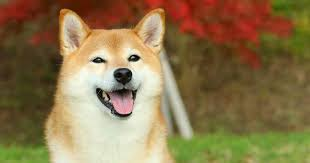
#> input picture semana_10_1_extraccion_caracteristicas_sift_orb/python/image_test.jpeg, 310 x 163 px
$ jupyter execute notebook.ipynb
#> lines starting #> are read from the running program, lines starting #| are printed output that depends on the picture
# Taller - Extracción de Caracteristicas con SIFT y ORB

Notebook en Python para extraer y comparar caracteristicas con Harris, SIFT y ORB.

## 1. Configurar dependencias y rutas de trabajo

[cell 1]
import os
import time

import cv2
import numpy as np
import matplotlib.pyplot as plt

MEDIA_DIR = os.path.join("..", "media")
os.makedirs(MEDIA_DIR, exist_ok=True)

BASE_IMAGE_PATH = os.path.join(MEDIA_DIR, "base_scene.png")

## 2. Cargar imagen de prueba y preprocesar

Se genera una imagen sintetica si no existe, luego se carga desde disco y se convierte a escala de grises.

[cell 2]
user_image_name = "image_test.jpeg"

candidate_paths = [
    os.path.join(os.getcwd(), user_image_name),
    os.path.join(os.getcwd(), "python", user_image_name),
]

base_path = None
for candidate in candidate_paths:
    if os.path.exists(candidate):
        base_path = candidate
        break

if base_path is None:
    raise FileNotFoundError(
        "No se encontro image_test.jpeg. Colocala en la carpeta python y vuelve a ejecutar."
    )

img_bgr = cv2.imread(base_path)
#> img_bgr is the input picture: shape (163, 310, 3); mean B, G, R 77.4, 117.9, 139.2
if img_bgr is None:
    raise FileNotFoundError(f"No se pudo cargar la imagen: {base_path}")

img_rgb = cv2.cvtColor(img_bgr, cv2.COLOR_BGR2RGB)
img_gray = cv2.cvtColor(img_bgr, cv2.COLOR_BGR2GRAY)
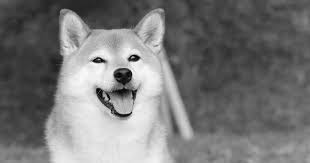
#> img_gray: shape (163, 310); min 0, max 252, mean 119.7

plt.figure(figsize=(6, 4))
plt.imshow(img_rgb)
plt.title(f"Imagen base: {os.path.basename(base_path)}")
plt.axis("off")
plt.tight_layout()
plt.savefig(os.path.join(MEDIA_DIR, "base_scene_display.png"), dpi=150, bbox_inches="tight")
plt.show()

## 3. Detección de esquinas con Harris

Se aplica Harris Corner Detector y se ajustan parametros basicos.

[cell 3]
block_size = 2
ksize = 3
k = 0.04

gray_float = np.float32(img_gray)
harris = cv2.cornerHarris(gray_float, block_size, ksize, k)
harris = cv2.dilate(harris, None)
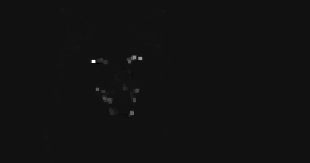
#> harris: shape (163, 310) float32; min -5912471, max 78104624, mean 118149.7; drawn with min black and max white

threshold = 0.01 * harris.max()
#> threshold = 781046.2
harris_vis = img_rgb.copy()
harris_vis[harris > threshold] = [255, 0, 0]
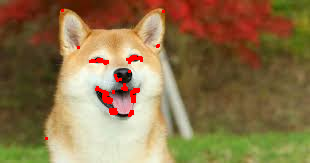
#> harris_vis: shape (163, 310, 3); mean R, G, B 141, 116.6, 76.4

plt.figure(figsize=(6, 4))
plt.imshow(harris_vis)
plt.title("Harris corners")
plt.axis("off")
plt.tight_layout()
plt.savefig(os.path.join(MEDIA_DIR, "harris_corners.png"), dpi=150, bbox_inches="tight")
plt.show()

## 4. SIFT: detección de keypoints y descriptores

Se crean keypoints con escala y orientacion. Se guardan visualizaciones ricas.

[cell 4]
if not hasattr(cv2, "SIFT_create"):
    raise RuntimeError("SIFT no esta disponible. Instala opencv-contrib-python.")

sift = cv2.SIFT_create()
kp_sift, des_sift = sift.detectAndCompute(img_gray, None)
#> kp_sift = 111 keypoints; strongest (x, y, size): (136, 58, 4.9), (99, 92, 5.8), (102, 60, 3.3), (130, 59, 3)

sift_vis = cv2.drawKeypoints(
    img_rgb,
    kp_sift,
    None,
    flags=cv2.DRAW_MATCHES_FLAGS_DRAW_RICH_KEYPOINTS,
)
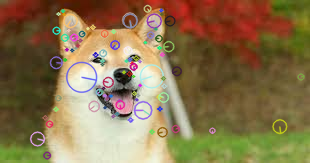
#> sift_vis: shape (163, 310, 3); mean R, G, B 138.1, 117, 79.1

print(f"SIFT keypoints: {len(kp_sift)}")
#| SIFT keypoints: 111

plt.figure(figsize=(6, 4))
plt.imshow(sift_vis)
plt.title("SIFT keypoints")
plt.axis("off")
plt.tight_layout()
plt.savefig(os.path.join(MEDIA_DIR, "sift_keypoints.png"), dpi=150, bbox_inches="tight")
plt.show()

## 5. ORB: detección de keypoints y descriptores

Se crea ORB y se visualizan los keypoints detectados.

[cell 5]
orb = cv2.ORB_create(nfeatures=1000)
kp_orb, des_orb = orb.detectAndCompute(img_gray, None)
#> kp_orb = 381 keypoints; strongest (x, y, size): (138, 57, 31), (138, 58, 37.2), (137, 58, 44.6), (129, 59, 31)

top_k = 200
kp_orb = sorted(kp_orb, key=lambda kp: kp.response, reverse=True)[:top_k]
#> kp_orb = 200 keypoints; strongest (x, y, size): (138, 57, 31), (138, 58, 37.2), (137, 58, 44.6), (129, 59, 31)
kp_orb, des_orb = orb.compute(img_gray, kp_orb)

orb_vis = cv2.drawKeypoints(
    img_rgb,
    kp_orb,
    None,
    color=(0, 255, 0),
    flags=cv2.DRAW_MATCHES_FLAGS_DEFAULT,
 )

print(f"ORB keypoints (top {top_k}): {len(kp_orb)}")
#| ORB keypoints (top 200): 200

plt.figure(figsize=(6, 4))
plt.imshow(orb_vis)
plt.title("ORB keypoints (top)")
plt.axis("off")
plt.tight_layout()
plt.savefig(os.path.join(MEDIA_DIR, "orb_keypoints.png"), dpi=150, bbox_inches="tight")
plt.show()

## 6. Comparación SIFT vs ORB (tiempo y cantidad de keypoints)

Se miden tiempos promedio y se comparan cantidades de keypoints.

[cell 6]
def benchmark(detector, image_gray, runs=10):
#> called with runs = 10
    timings = []
    for _ in range(runs):
        start = time.perf_counter()
        detector.detectAndCompute(image_gray, None)
        timings.append(time.perf_counter() - start)
#> after the loop, timings = [0.0162, 0.0151, 0.0153, 0.015, 0.0152, 0.0148, 0.015, 0.0148, 0.0154, 0.0156]
    return float(np.mean(timings)), float(np.std(timings))

sift_time_mean, sift_time_std = benchmark(sift, img_gray)
#> sift_time_mean = 0.0152; sift_time_std = 0.000396
orb_time_mean, orb_time_std = benchmark(orb, img_gray)
#> orb_time_mean = 0.00153; orb_time_std = 4.41e-05

print("Comparacion de rendimiento")
print(f"SIFT  -> keypoints: {len(kp_sift):4d} | tiempo: {sift_time_mean*1000:.2f} ms (std {sift_time_std*1000:.2f})")
#| SIFT  -> keypoints:  111 | tiempo: 15.23 ms (std 0.40)
print(f"ORB   -> keypoints: {len(kp_orb):4d} | tiempo: {orb_time_mean*1000:.2f} ms (std {orb_time_std*1000:.2f})")
#| ORB   -> keypoints:  200 | tiempo: 1.53 ms (std 0.04)

fig, axes = plt.subplots(1, 2, figsize=(10, 4))

axes[0].bar(["SIFT", "ORB"], [len(kp_sift), len(kp_orb)], color=["steelblue", "seagreen"])
axes[0].set_title("Cantidad de keypoints")
axes[0].set_ylabel("keypoints")

axes[1].bar(["SIFT", "ORB"], [sift_time_mean * 1000, orb_time_mean * 1000], color=["steelblue", "seagreen"])
axes[1].set_title("Tiempo promedio")
axes[1].set_ylabel("ms")

plt.tight_layout()
plt.savefig(os.path.join(MEDIA_DIR, "comparison_time_keypoints.png"), dpi=150, bbox_inches="tight")
plt.show()

## 7. Robustez ante rotación, escala e iluminación

Se generan transformaciones y se comparan los keypoints detectados.

[cell 7]
def rotate_image(img, angle_deg):
#> called with angle_deg = 30
    h, w = img.shape[:2]
#> h = 163; w = 310
    matrix = cv2.getRotationMatrix2D((w / 2, h / 2), angle_deg, 1.0)
    return cv2.warpAffine(img, matrix, (w, h), flags=cv2.INTER_LINEAR, borderMode=cv2.BORDER_REFLECT)
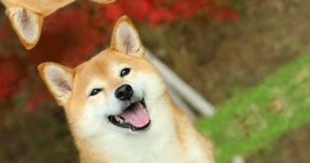
#> returned value: shape (163, 310, 3); mean of channels 0, 1, 2 77.4, 118.8, 139; drawn as B, G, R


def scale_image(img, scale):
#> called with scale = 1.4
    h, w = img.shape[:2]
#> h = 163; w = 310
    resized = cv2.resize(img, (int(w * scale), int(h * scale)), interpolation=cv2.INTER_LINEAR)
    out = np.full_like(img, 20)

    rh, rw = resized.shape[:2]
#> rh = 228; rw = 434
    if scale >= 1.0:
        y0 = (rh - h) // 2
#> y0 = 32
        x0 = (rw - w) // 2
#> x0 = 62
        out = resized[y0 : y0 + h, x0 : x0 + w]
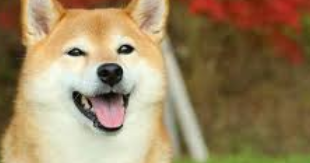
#> out: shape (163, 310, 3); mean B, G, R 97.6, 133.2, 154.7
    else:
        y0 = (h - rh) // 2
        x0 = (w - rw) // 2
        out[y0 : y0 + rh, x0 : x0 + rw] = resized

    return out


def adjust_brightness(img, gamma):
#> called with gamma = 1.6
    inv = 1.0 / gamma
#> inv = 0.625
    table = np.array([(i / 255.0) ** inv * 255 for i in range(256)]).astype("uint8")
#> table = 256 values from 0 to 255
    return cv2.LUT(img, table)
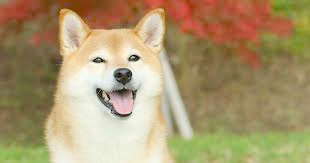
#> returned value: shape (163, 310, 3); mean of channels 0, 1, 2 111.3, 151.3, 170.8; drawn as B, G, R

variants = {
    "rot_30": rotate_image(img_bgr, 30),
    "scale_1_4": scale_image(img_bgr, 1.4),
    "bright_1_6": adjust_brightness(img_bgr, 1.6),
}

variant_names = []
sift_counts = []
orb_counts = []

for name, img_variant in variants.items():
    gray = cv2.cvtColor(img_variant, cv2.COLOR_BGR2GRAY)
    kp_s, _ = sift.detectAndCompute(gray, None)
    kp_o, _ = orb.detectAndCompute(gray, None)

    variant_names.append(name)
    sift_counts.append(len(kp_s))
    orb_counts.append(len(kp_o))
#> this loop made 3 passes
#> name on passes 1 to 3: 'rot_30', 'scale_1_4', 'bright_1_6'
#> pass 1, `gray = cv2.cvtColor(img_variant, cv2.COLOR_BGR2GRAY)`:
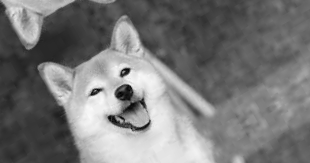
#> gray: shape (163, 310); min 2, max 250, mean 120.1
#> pass 3, `gray = cv2.cvtColor(img_variant, cv2.COLOR_BGR2GRAY)`:
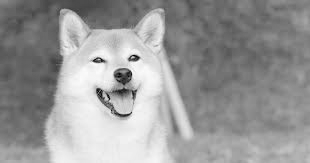
#> gray: shape (163, 310); min 2, max 253, mean 152.6
#> after the loop, orb_counts = [353, 318, 304]; sift_counts = [133, 114, 95]; variant_names = ['rot_30', 'scale_1_4', 'bright_1_6']

x = np.arange(len(variant_names))
#> x = [0, 1, 2]
width = 0.35

fig, ax = plt.subplots(figsize=(8, 4))
ax.bar(x - width / 2, sift_counts, width, label="SIFT", color="steelblue")
ax.bar(x + width / 2, orb_counts, width, label="ORB", color="seagreen")

ax.set_xticks(x)
ax.set_xticklabels(variant_names)
ax.set_ylabel("keypoints")
ax.set_title("Robustez ante transformaciones")
ax.legend()

plt.tight_layout()
plt.savefig(os.path.join(MEDIA_DIR, "robustness_keypoints.png"), dpi=150, bbox_inches="tight")
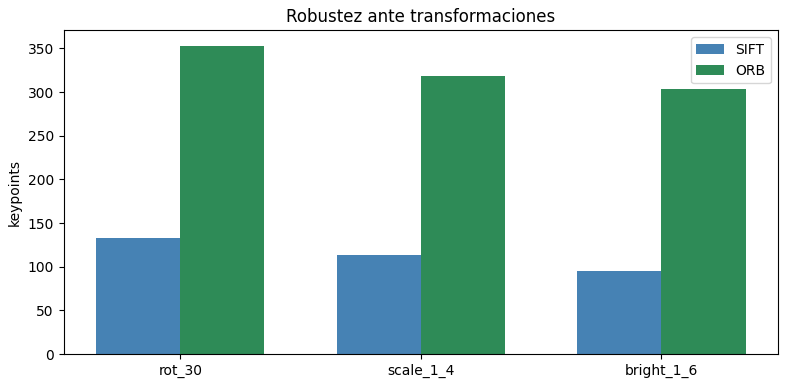
#> figure drawn by matplotlib, 1 panel; tallest bar 133 high, from x = -0.35 to 0; tallest bar 353 high, from x = 2.78e-17 to 0.35
plt.show()

## 8. Visualización avanzada y guardado en media/

Se comparan visualmente SIFT y ORB lado a lado.

[cell 8]
fig, axes = plt.subplots(1, 2, figsize=(12, 5))

axes[0].imshow(sift_vis)
axes[0].set_title("SIFT")
axes[0].axis("off")

axes[1].imshow(orb_vis)
axes[1].set_title("ORB")
axes[1].axis("off")

plt.tight_layout()
plt.savefig(os.path.join(MEDIA_DIR, "sift_vs_orb_side_by_side.png"), dpi=150, bbox_inches="tight")
plt.show()
